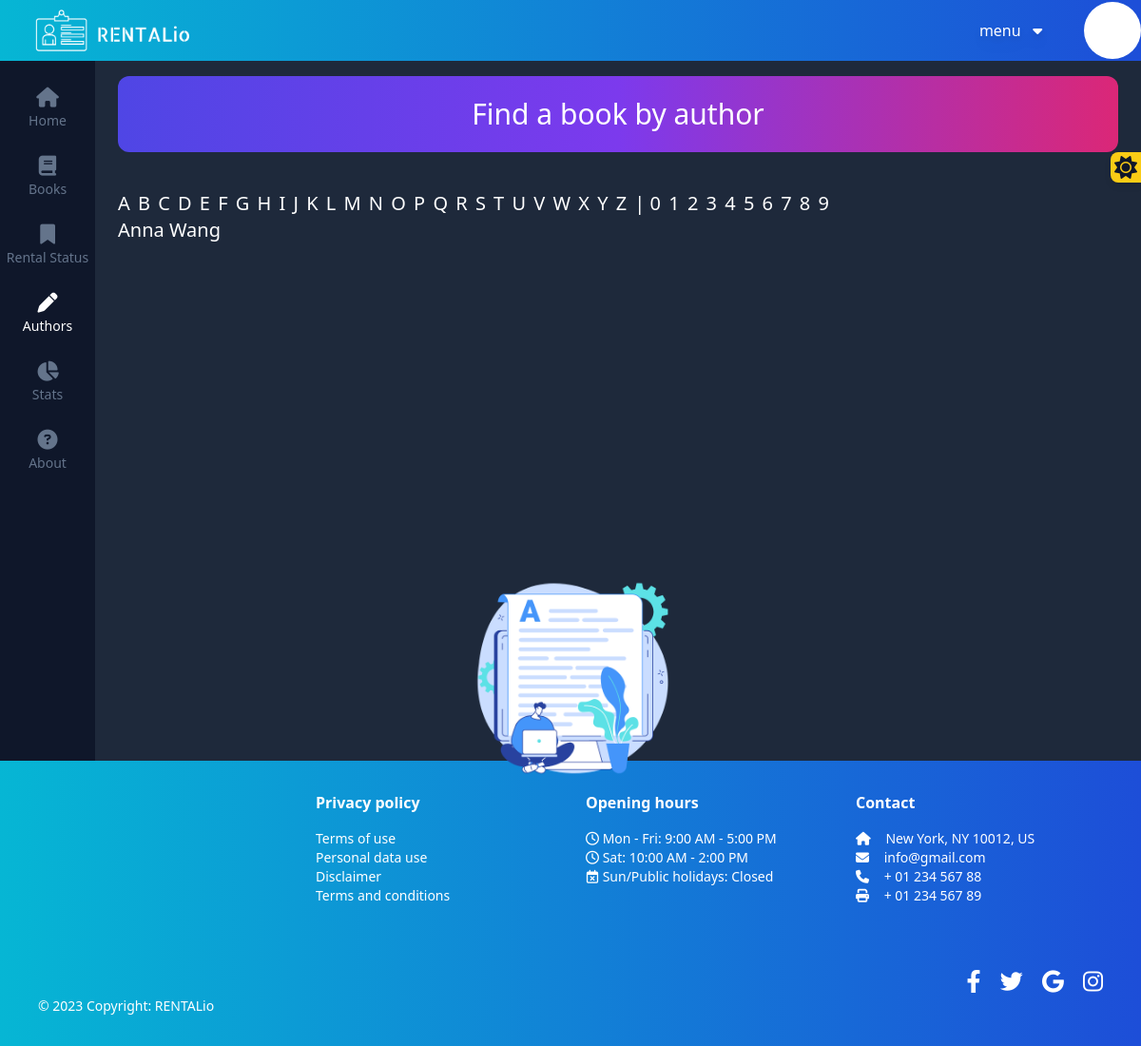
Before: /authors/ (signed in) with the older database file.
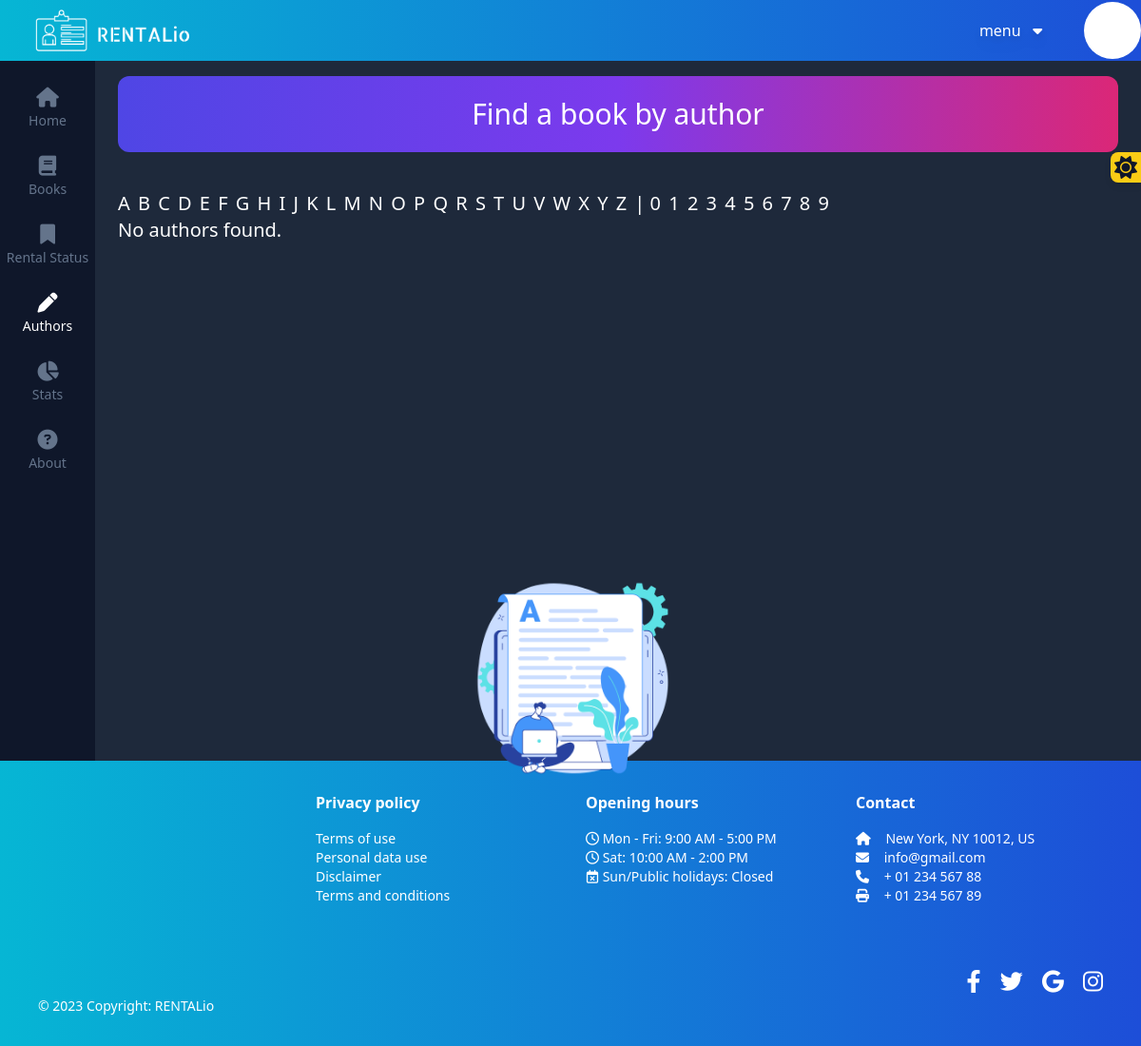
After: the same page with the newer database file.
### authors/models.py (models this page shows, shortened)
class Author(models.Model):
    name = models.CharField(max_length=300)
    birth_year = models.PositiveIntegerField(null=True, blank=True)
    def get_absolute_url(self):
        return reverse('authors:details', args=[self.name])

### authors/views.py (the view)
# urls.py: path('', AuthorsListView.as_view(), {'letter': None}, name='main'),
class AuthorsListView(LoginRequiredMixin, ListView):
    model = Author
    template_name = 'authors/main.html'
    def get_queryset(self):
        parameter = self.kwargs.get('letter') or 'A'
        if parameter.isdigit():
            return Author.objects.filter(name__startswith=parameter)
        else:
            return Author.objects.filter(name__istartswith=parameter)
    def get_context_data(self, **kwargs):
        context = super().get_context_data(**kwargs)
        letters = list(string.ascii_uppercase)
        numbers = [str(i) for i in range(10)]
        context['letters'] = letters
        context['numbers'] = numbers
        context['selected_letter'] = self.kwargs.get('letter')
        return context

### authors/templates/authors/main.html (shortened to what this page needs)
{% extends 'base.html' %}
{% load static %}
{% load widget_tweaks %}
{% block content %}
    {% include 'components/book list header.html' with title="Find a book by author"  %}
<div class="text-xl text-black dark:text-white">
{% for letter in letters %}
    <a href="{% url 'authors:main' letter|lower %}" class="{% if letter == selected_letter|upper %}underline{% endif %}" style="margin-right: 3px;">{{ letter }}</a>
{% endfor %}
 |
    {% for num in "0123456789" %}
    <a href="{% url 'authors:main' num %}" class="{% if num == selected_letter %}underline{% endif %}" style="margin-right: 3px;">{{ num }}</a>
{% endfor %}
</div>
<div class="text-xl text-gray-600 dark:text-white">
{% if object_list %}
    <ul>
        {% for author in object_list %}
            <li><a href="{{ author.get_absolute_url }}">{{ author.name }}</a></li>
        {% endfor %}
    </ul>
{% else %}
    {% if selected_letter %}
        {% if selected_letter == "None" %}
            <div>Please select a letter or a number in order to display the titles associated with it.</div>
        {% elif selected_letter.isdigit %}
            <div>No books written by authors starting with the number <b>{{selected_letter}}</b></div>
        {% else %}
            <div>No books written by authors starting with the letter <b>{{selected_letter}}</b></div>
        {% endif %}
    {% else %}
        <div>No authors found.</div>
    {% endif %}
{% endif %}
</div>
    <div style="position: absolute; left: 52%;top: 48%; transform: translateX(-50%); width: 48%; text-align: center;height: 20%;">
    <img src="{% static 'images/mainauthor1.png' %}" alt="Homepage photo">
</div>
{% endblock content %}

### theme/templates/base.html (shortened to what this page needs)
{% load static tailwind_tags %}
<!DOCTYPE html>
<html lang="en" class="{% if request.session.is_dark_mode %}dark{% endif %}">
	<head>
        <link rel="stylesheet" href="https://cdnjs.cloudflare.com/ajax/libs/font-awesome/6.4.0/css/all.min.css"
 />
        {% tailwind_css %}
	</head>
	<body class="bg-gray-50 dark:bg-slate-800 dark:text-white">
        {% include 'layout/navbar.html' %}
        <div class="grid grid-cols-12">
        {% if request.user.is_authenticated %}
            <div class="col-span-1">
                {% include 'layout/sidebar.html' %}
        </div>
        {% endif %}
		<div class=" {% if request.user.is_authenticated %}col-span-11 {% else%} col-span-12 {% endif %}">
            <div class="pt-20 px-6">
        {% if request.user.is_authenticated %}
                    <a href="{% url 'change' %}"
                    class="fixed top-40 right-0 p-1 rounded-l-lg
					bg-slate-200 hover:bg-slate-300 dark:bg-yellow-400
					dark:hover:bg-yellow-500 text-slate-900 drop-shadow-md transition-all
					"
                    >
                    <i class="fa-solid {% if not request.session.is_dark_mode %}fa-moon{% else %}fa-sun{% endif %} fa-xl"></i>
                    </a>
        {% endif %}
                {% block content %}
                {% endblock content %}
		</div>
		</div>
        </div>
	</body>
                    {% include 'layout/footer.html' %}
</html>

### templates/layout/navbar.html (shortened to what this page needs)
{% load static %}
<nav class="fixed flex items-center h-16 bg-gradient-to-r from-cyan-500 to-blue-700 mb-2 w-full z-10 text-white">
        <div class="flex justify-between items-center w-full px-4 py-3">
            <a href="{% url 'home' %}" style="margin-left: 20px;">
    <img src="{% static 'images/logo.png' %}" class="h-12" alt="rentalio logo">
            </a>
            </div>
            {% if request.user.is_authenticated %}
            <div class="flex items-center">
                <div class="relative" id="dropdown-box">
                <button id="btn-dropdown" style="width:130px;" class="bg-gradient-blue-300 rounded-lg drop-shadow-lg p-4 hover:opacity-80 focus:ring-8 focus:ring-blue-300 transition-transform transition-duration-500 font-light text-medium text-white" type="button">
    menu &nbsp; <i class="fa-solid fa-caret-down"></i>
</button>
                </div>
            <div class="bg-white rounded-full ml-3">
            <svg width="60" height="60" data-jdenticon-value="{{ request.user.username }}"></svg>
            </div>
        </div>
                {% endif %}
    </nav>

### templates/layout/sidebar.html (shortened to what this page needs)
    {% url 'home' as path_to_home %}
    {% url 'about' as path_to_about %}
    {% url 'stats' as path_to_stats %}
    {% url 'books:main' letter='None' as path_to_books %}
    {% url 'rentals:main'  as path_to_rentals %}
    {% url 'authors:main' letter='None' as path_to_authors %}
<aside class="hidden md:block sticky bg-slate-900 h-screen text-white w-full pt-24 text-sm">
    <ul>
        <li class="mb-6 mx-auto">
            <a href="{{path_to_home}}" class="grid h-12 place-items-center cursor-pointer hover:text-slate-200 duration-300 text-slate-500 {% if request.path == path_to_home %}text-white{% endif %}">
                <p>Home</p>
            </a>
        </li>
          <li class="mb-6 mx-auto">
            <a href="{{path_to_books}}" class="grid h-12 place-items-center cursor-pointer hover:text-slate-200 duration-300 text-slate-500 {% if 'books' == request.resolver_match.view_name|slice:'0:5' %}text-white{% endif %}">
                <p>Books</p>
            </a>
        </li>
        <li class="mb-6 mx-auto">
            <a href="{{path_to_rentals}}" class="grid h-12 place-items-center cursor-pointer hover:text-slate-200 duration-300 text-slate-500 {% if 'rentals' == request.resolver_match.view_name|slice:'0:7' %}text-white{% endif %}">
                <p>Rental Status</p>
            </a>
        </li>
            <li class="mb-6 mx-auto">
            <a href="{{path_to_authors}}" class="grid h-12 place-items-center cursor-pointer hover:text-slate-200 duration-300 text-slate-500 {% if 'authors' == request.resolver_match.view_name|slice:'0:7' %}text-white{% endif %}">
                <p>Authors</p>
            </a>
        </li>
           <li class="mb-6 mx-auto">
            <a href="{{path_to_stats}}" class="grid h-12 place-items-center cursor-pointer hover:text-slate-200 duration-300 text-slate-500 {% if request.path == path_to_stats %}text-white{% endif %}">
                <p>Stats</p>
            </a>
        </li>
          <li class="mb-6 mx-auto">
            <a href="{{path_to_about}}" class="grid h-12 place-items-center cursor-pointer hover:text-slate-200 duration-300 text-slate-500 {% if request.path == path_to_about %}text-white{% endif %}">
                <p>About</p>
            </a>
        </li>
    </ul>
</aside>

### templates/components/book list header.html (shortened to what this page needs)
<div class="bg-gradient-to-r from-indigo-600 via-purple-600 to-pink-600 text-white rounded-xl mb-10 h-[80px] flex justify-between items-center px-6" id="head">
    <div class="text-3xl">{{title}}</div>
</div>

### templates/layout/footer.html (shortened to what this page needs)
<!DOCTYPE html>
<html lang="en">
<head>
    <link href="https://cdn.jsdelivr.net/npm/tailwindcss@2.2.19/dist/tailwind.min.css" rel="stylesheet">
</head>
<body>
    <footer class="bg-gradient-to-r from-cyan-500 to-blue-700 text-white p-8">
        <div class="flex justify-end items-start flex-wrap">
            <div class="footer-section w-full sm:w-1/2 md:w-1/4 lg:w-1/4 xl:w-1/4 px-4 mb-8">
                <h6 class="text-uppercase mb-4 font-semibold">Privacy policy</h6>
                <p class="text-sm">
                    <a href="#" class="text-white">Terms of use</a>
                </p>
                <p class="text-sm">
                    <a href="#" class="text-white">Personal data use</a>
                </p>
                <p class="text-sm">
                    <a href="#" class="text-white">Disclaimer</a>
                </p>
                <p class="text-sm">
                    <a href="#" class="text-white">Terms and conditions</a>
                </p>
            </div>
       <div class="footer-section w-full sm:w-1/2 md:w-1/4 lg:w-1/4 xl:w-1/4 px-4 mb-8">
    <h6 class="text-uppercase mb-4 font-semibold">Opening hours</h6>
    <div class="text-sm">
        <p> Mon - Fri: 9:00 AM - 5:00 PM</p>
        <p><i class="far fa-clock"></i> Sat: 10:00 AM - 2:00 PM</p>
        <p><i class="far fa-calendar-times"></i> Sun/Public holidays: Closed</p>
    </div>
</div>
            <div class="footer-section w-full sm:w-1/2 md:w-1/4 lg:w-1/4 xl:w-1/4 px-4 mb-8">
                <h6 class="text-uppercase mb-4 font-semibold">Contact</h6>
                <p class="text-sm">
                     New York, NY 10012, US
                </p>
                <p class="text-sm">
                    <i class="fas fa-envelope mr-3"></i> info@gmail.com
                </p>
                <p class="text-sm">
                    <i class="fas fa-phone mr-3"></i> + 01 234 567 88
                </p>
                <p class="text-sm">
                    <i class="fas fa-print mr-3"></i> + 01 234 567 89
                </p>
            </div>
        </div>
         <div class="mt-8 text-right">
        <a href="#" class="fab fa-facebook-f text-white text-2xl mx-2"></a>
        <a href="#" class="fab fa-twitter text-white text-2xl mx-2"></a>
        <a href="#" class="fab fa-google text-white text-2xl mx-2"></a>
        <a href="#" class="fab fa-instagram text-white text-2xl mx-2"></a>
    </div>
        <div class="copyright w-full sm:w-1/2 md:w-1/4 lg:w-1/4 xl:w-1/4 px-2 ">
            <p class="text-sm">&copy; 2023 Copyright:
                <a href="https://mdbootstrap.com/" class="text-white">RENTALio</a>
            </p>
        </div>
    </footer>
</body>
</html>

Changed rows visible on the page:
no longer on this page (row edited): Author: name "Anna Wang"
Other visible differences:
text now shown: "No authors found."
